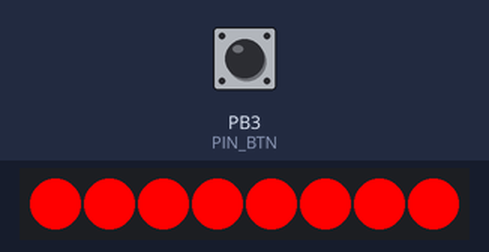
A sketch run on a simulated ATtiny85, built with avr-gcc and run on an emulated ATtiny85. Parts: 8 RGB LEDs in strip order, left to right. The test bench sets the inputs (shaded band); at power-on: PB3 (PIN_BTN) HIGH. Dim RGB values are drawn brighter than linear; EEPROM starts erased.

Above: at 2.8 s.
2.9 s: PB3 (PIN_BTN) pulled LOW for 3.2 s
At 6.44 s:
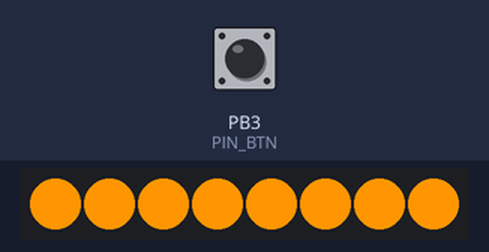
6.7 s: PB3 (PIN_BTN) pulled LOW for 3.2 s
At 8.88 s:
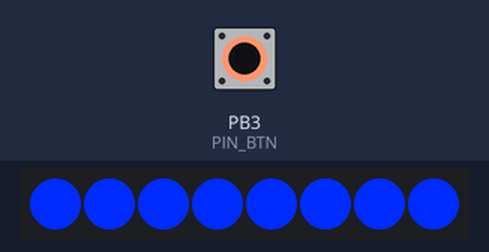
10.5 s: PB3 (PIN_BTN) pulled LOW for 0.15 s
At 12.1 s:
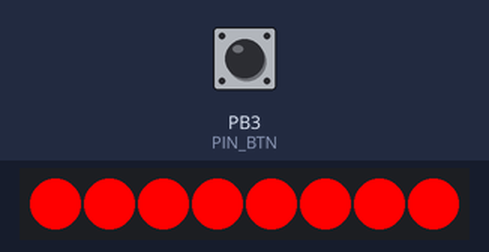
12.8 s: PB3 (PIN_BTN) pulsed LOW 5 times (0.12 s each, 0.3 s apart)
At 15.7 s:
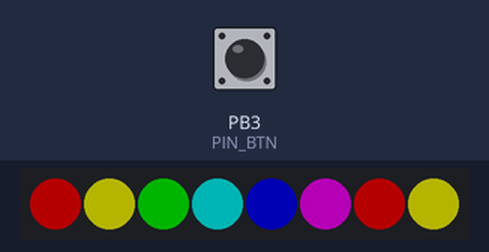
16.0 s: PB3 (PIN_BTN) pulled LOW for 3.2 s
At 19.28 s:
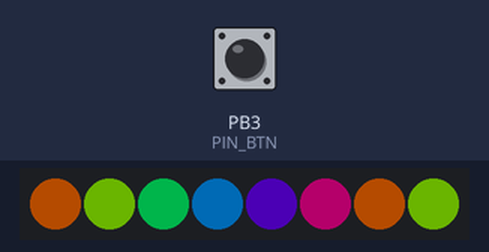
19.8 s: PB3 (PIN_BTN) pulsed LOW 5 times (0.12 s each, 0.3 s apart)
At 22.2 s:
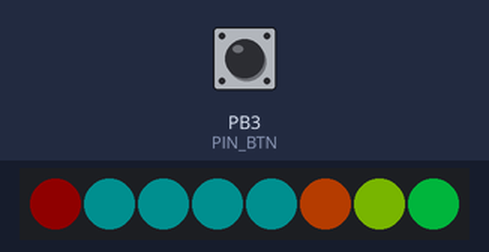
Timing chart, 0 to 23.7 s (numbered marks = the images above; inputs shaded):
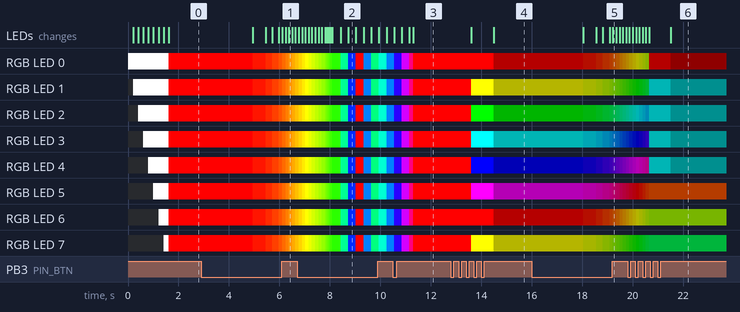

Measured:
- after the input at 2.9 s, RGB LED 0–7: RGB(255, 0, 0) → RGB(255, 21, 0) after 2.0 s, → RGB(255, 42, 0) 0.52 s later, → RGB(255, 64, 0) 0.26 s later, → RGB(255, 85, 0) 0.27 s later, … (9 changes in this stretch); the LEDs: first change after 2.0 s (image 1 shows a later state)
- after the input at 12.8 s, RGB LED 0: RGB(255, 0, 0) → RGB(63, 0, 0) after 1.7 s; RGB LED 1: RGB(255, 0, 0) → RGB(255, 255, 0) after 0.80 s, → RGB(63, 63, 0) 0.90 s later
- after the input at 19.8 s, the LEDs: first differ from a run without the input after 0.86 s (image 6 shows a later state)

The sketch:

LedBadge2.ino
```cpp
// (licence header left out)
#include <EEPROM.h>
#include "Button.h"
#include "Ytani_NeoPixel.h"
#include "ModeBase.h"
#include "ModeRainbow.h"
#include "ModeCross.h"
#include "ModeRing.h"

const unsigned long LOOP_DELAY = 0;  // ms
const unsigned long DEBOUNCE = 50;  // ms

const uint8_t PIN_BTN = 3;
const uint8_t PIN_LEDS = 4;
const uint8_t LEDS_N = 8;
const uint8_t BRIGHTNESS_MAX = 0xFF;
const uint8_t BRIGHTNESS_MIN = 0x08;
const uint8_t BRIGHTNESS_STEP = 0x04;
uint8_t CurBr = BRIGHTNESS_MAX / 4;

// devices
Ytani_NeoPixel *LEDs;
Button *Btn;

// EEPROM offset
const int eepMode = 0; // uint8_t (1 byte)
const int eepBr   = eepMode + 1; // uint8_t (1 byte)
const int eepModeBaseColorI = eepBr + 1; // unsigned long (4 bytes)
const int eepModeBaseCont = eepModeBaseColorI + 4; // (4 bytes)
const int eepModeRainbowColorI = eepModeBaseCont + 4; // (4 bytes)
const int eepModeRainbowCont = eepModeRainbowColorI + 4;
const int eepModeCrossColorI = eepModeRainbowCont + 4; // (4 bytes)
const int eepModeCrossCont = eepModeCrossColorI + 4;
const int eepModeRingColorI = eepModeCrossCont + 4; // (4 bytes)
const int eepModeRingCont = eepModeRingColorI + 4;

// Modes
ModeBase *modeBase;
ModeRainbow *modeRainbow;
ModeCross *modeCross;
ModeRing *modeRing;

ModeBase **Mode;
int ModeN;
uint8_t CurMode = 0;

/**
 * ATTiny85 の割り込みルーチン(固定)
 *
 *  PCINT0_vect: ピン変化割り込み要求0(固定)
 */
ISR(PCINT0_vect) {
  noInterrupts();
  btn_intr_hdr();
  interrupts();
}

/**
 *
 */
void btn_intr_hdr() {
  static unsigned long prev_ms = 0;
  unsigned long        cur_ms = millis();

  if ( cur_ms - prev_ms > DEBOUNCE ) {
    prev_ms = cur_ms;

    Btn->get();
  }
} // btn_intr_hdr()

/**
 *
 */
void btn_loop_hdr() {
  int n = Btn->get_click_count();

  if ( n == 2 ) {
    // change brightness
    CurBr /= BRIGHTNESS_STEP;
    if ( CurBr < BRIGHTNESS_MIN ) {
      CurBr = BRIGHTNESS_MAX;
    }
    EEPROM.put(eepBr, CurBr);
    return;
  }

  if ( n > 2 ) {
    // change mode
    CurMode = (CurMode + 1) % ModeN;
    EEPROM.put(eepMode, CurMode);
    return;
  }

  Mode[CurMode]->btn_loop_hdr();
} // btn_loop_hdr()

/**
 *
 */
void setup() {
  randomSeed(analogRead(0));

  LEDs = new Ytani_NeoPixel(LEDS_N, PIN_LEDS);
  Btn = new Button(PIN_BTN, "Button");

  modeBase = new ModeBase(LEDs, Btn, eepModeBaseColorI, eepModeBaseCont);
  modeRainbow = new ModeRainbow(LEDs, Btn,
                                eepModeRainbowColorI, eepModeRainbowCont);
#if 0
  modeCross = new ModeCross(LEDs, Btn,
                            eepModeCrossColorI, eepModeCrossCont);
#endif
  modeRing = new ModeRing(LEDs, Btn,
                          eepModeRingColorI, eepModeRingCont);

  // 不確定長な配列の初期化はこうするしかない?
  //  static ModeBase *p[] = {modeBase, modeRainbow, modeCross, modeRing};
  static ModeBase *p[] = {modeBase, modeRainbow, modeRing};
  Mode = p;
  ModeN = sizeof(p) / sizeof(p[0]);

  EEPROM.get(eepMode, CurMode);
  if ( CurMode >= ModeN ) {
    CurMode = 0;
    EEPROM.put(eepMode, CurMode);
  }

  EEPROM.get(eepBr, CurBr);
  if ( CurBr == 0 || CurBr > BRIGHTNESS_MAX ) {
    CurBr = BRIGHTNESS_MAX / 4;
    EEPROM.put(eepBr, CurBr);
  }
  LEDs->setBrightness(CurBr);

  // test LEDs
  LEDs->clear();
  for (int i=0; i < LEDS_N; i++) {
    LEDs->setColor(i, 0xffffff);
    LEDs->show();
    delay(200);
  }

  // 割込設定
  GIMSK |= (1 << PCIE);  // PCINT割り込み有効
  PCMSK = (1 << PCINT3); // Pin3の割り込み許可

  interrupts();
} // setup()

/**
 *
 */
void loop() {
  if ( Btn->get() ) {
    noInterrupts();
    btn_loop_hdr();
    interrupts();
  }

  Mode[CurMode]->loop();
  LEDs->show();

  delay(LOOP_DELAY);
} // loop()
```

Button.cpp
```cpp
// (licence header left out)
#include "Button.h"

/**
 *
 */
Button::Button(uint8_t pin, String name)
{
  this->_pin               = pin;
  this->_name              = name;

  this->_value             = Button::OFF;
  this->_prev_value        = Button::OFF;
  this->_press_start       = 0;
  this->_first_press_start = 0;
  this->_count             = 0;
  this->_click_count	   = 0;
  this->_long_pressed      = false;
  this->_repeated          = false;

  this->_is_enabled        = true;

  pinMode(this->_pin, INPUT_PULLUP);
} // Button::Button()

/**
 * return:
 *	true	changed
 *	false	to be ignored
 */
boolean Button::get()
{
  unsigned long cur_msec = millis();
  boolean 	ret = false;

  if ( ! this->_is_enabled ) {
    return false;
  }

  // is Enabled

  this->_prev_value = this->_value;
  this->_value = digitalRead(this->_pin);

  this->_click_count = 0;
  if ( this->_count > 0 ){
    if ( cur_msec - this->_first_press_start > CLICK_MSEC ) {
      // click count is detected
      this->_click_count = this->_count;
      this->_count = 0;
      ret = true;
    }
  }

  if ( this->_value == Button::OFF ) {
    // Released button then refresh some flags and do nothing any more
    this->_press_start = 0;
    this->_long_pressed = false;
    this->_repeated = false;

    if ( this->_prev_value == Button::ON) {
      // Released now !
      return true;
    }
    return ret;
  }

  // this->_value == Button::ON
  if ( this->_prev_value == Button::OFF ) {
    // Pushed now !
    this->_press_start = cur_msec;
    this->_count++;
    if ( this->_count == 1 ) {
      this->_first_press_start = cur_msec;
    }
    return true;
  }

  // check long pressed
  if ( ! this->_long_pressed ) {
    if ( cur_msec - this->_press_start > LONG_PRESS_MSEC ) {
      this->_long_pressed = true;
      this->_press_start = cur_msec;
      return true;
    } else {
      return ret;
    }
  }

  // long pressed .. check repeat
  if ( cur_msec - this->_press_start > REPEAT_MSEC ) {
    this->_repeated = true;
    this->_press_start = cur_msec;
    return true;
  }

  return ret;
} // Button::get()

void Button::enable()
{
  this->_is_enabled = true;
}
void Button::disable()
{
  this->_is_enabled = false;
}
boolean Button::is_enabled()
{
  return this->_is_enabled;
}

String Button::get_name()
{
  return this->_name;
}
boolean Button::get_value()
{
  return this->_value;
}
count_t Button::get_count()
{
  return this->_count;
}
count_t Button::get_click_count()
{
  return this->_click_count;
}
boolean Button::is_long_pressed()
{
  return this->_long_pressed;
}
boolean Button::is_repeated()
{
  return this->_repeated;
}

void Button::print() {
  print(false);
}
void Button::print(boolean interrupt)
{
  String str = interrupt ? "!" : " ";

  str += "Btn[" + this->_name + "] ";
  str += this->_value ? "OFF "  : "ON  ";
  str += String(this->_count) + " ";
  str += String(this->_click_count) + " ";
  str += this->_long_pressed ? "Long " : "---- ";
  str += this->_repeated ? "Repeat "  : "------ ";

  Serial.println(str);
}
```

Button.h
```cpp
/**
 * (c) 2021 Yoichi Tanibayashi
 *
 *  ==========================================================================
 *  example1
 *  --------------------------------------------------------------------------
 *  :
 *  #include "Button.h"
 *  :
 *  Button btn;
 *  :
 *  void btn_intr_hdr() {
 *    if ( btn.get() ) {
 *      app_btn_intr_hdr(&btn);
 *    }
 *  }
 *
 *  void setup() {
 *    btn.setup(pin, "button_name");
 *    :
 *    attachInterrupt(digitalPinToInterrupt(pin), btn_intr_hdr, CHANGE);
 *  }
 *
 *  void loop() {
 *    :
 *    if ( btn.get() ) {
 *      app_btn_loop_hdr(&btn);
 *    }
 *    :
 *  }
 *  ==========================================================================
 */
#ifndef _BUTTON_H_
#define _BUTTON_H_
#include <Arduino.h>

typedef uint8_t		button_event_t;
typedef uint8_t		count_t;

class Button {
 public:
  static const unsigned long    ON                      = LOW;
  static const unsigned long    OFF                     = HIGH;

  static const unsigned long	DEBOUNCE        	=   10;
  static const unsigned long	LONG_PRESS_MSEC 	= 1000;
  static const unsigned long	REPEAT_MSEC     	=  300;
  static const unsigned long	CLICK_MSEC		=  800;

  static const button_event_t	EVENT_NONE		= 0x00;
  static const button_event_t	EVENT_LONG_PRESSED 	= 0x01;
  static const button_event_t	EVENT_REPEAT		= 0x03;
  static const button_event_t	EVENT_INTRRUPT		= 0x10;
  static const button_event_t	EVENT_PESSED		= 0x30;
  static const button_event_t	EVENT_RELEASED		= 0x50;
  static const button_event_t	EVENT_CLICK		= 0x54;

  Button(uint8_t pin, String name);

  boolean	get();

  void		enable();
  void		disable();
  boolean	is_enabled();

  String  	get_name();
  boolean 	get_value();
  count_t    	get_count();
  count_t	get_click_count();
  boolean	is_long_pressed();
  boolean	is_repeated();

  void    	print();
  void    	print(boolean interrupt);

 private:
  String	_name;
  boolean	_is_enabled = false;
  uint8_t	_pin;
  boolean	_value;      // OFF/ON
  boolean	_prev_value; // OFF/ON
  unsigned long	_first_press_start; // msec
  unsigned long	_press_start;       // msec
  count_t	_count;
  count_t	_click_count;
  boolean	_long_pressed;
  boolean	_repeated;
};

#endif // _BUTTON_H_
```

ModeBase.h
```cpp
// (licence header left out)
#ifndef _MODE_BASE_H_
#define _MODE_BASE_H_

#include <EEPROM.h>
#include "Ytani_NeoPixel.h"
#include "Button.h"

extern const uint8_t LEDS_N;
extern const uint8_t BRIGHTNESS_MAX;
extern uint8_t CurBr;

typedef uint16_t mode_base_color_t;

class ModeBase {
public:
  static const unsigned long CONTINUOUS_MAX = 1024;

  /**
   * @param leds NeoPixel
   * @param btn Button
   */
  ModeBase(Ytani_NeoPixel *leds, Button *btn,
           int eep_color_i=0, int eep_continuous=0) {
    this->_leds = leds;
    this->_btn = btn;
    this->_eep_color_i = eep_color_i;
    this->_eep_continuous = eep_continuous;

    // 不確定長な配列の初期化はこうするしかない?
    static mode_base_color_t p[] = {0, 60, 120, 180, 240, 300};
    this->_hue_deg = p;
    this->_color_n = sizeof(p) / sizeof(p[0]);

    this->_color_i = 0;
    if ( this->_eep_color_i != 0 ) {
      EEPROM.get(this->_eep_color_i, this->_color_i);
      if ( this->_color_i >= this->_color_n ) {
        this->_color_i = 0;
      }
    }

    this->_continuous = 0;
    if ( this->_eep_continuous != 0 ) {
      EEPROM.get(this->_eep_continuous, this->_continuous);
      if ( this->_continuous >= this->CONTINUOUS_MAX ) {
        this->_continuous = 0;
      }
    }

    this->_continuous_hue_deg = 0;
  }

  /**
   *
   */
  virtual void display(mode_base_color_t hue_deg) {
    for (int i=0; i < LEDS_N; i++) {
      this->_leds->setColorHSVdeg(i, hue_deg, 255, CurBr);
    }
  }

  /**
   * this->_leds->show() は不要 (
   */
  virtual void loop() {
    static mode_base_color_t hue_deg;

    if ( this->_continuous > 0 ) {
      delay(this->_continuous);
      hue_deg = (hue_deg + 5) % 360;
    } else {
      hue_deg = this->_hue_deg[this->_color_i];
    }

    this->display(hue_deg);
  }

  virtual boolean btn_loop_hdr() {
    int click_n = this->_btn->get_click_count();

    if ( this->_btn->get_value() == Button::ON ) {
      if ( this->_btn->is_long_pressed() ) {
        if ( this->_continuous == 0 ) {
          this->_continuous = this->CONTINUOUS_MAX;
        } else {
          this->_continuous /= 2;
          if ( this->_continuous < 1 ) {
            this->_continuous = 1;
          }
        }
        EEPROM.put(this->_eep_continuous, this->_continuous);
      }
      return true;
    }

    // Button::OFF
    if ( click_n == 1 ) {
      if ( this->_continuous > 0 ) {
        this->_continuous = 0;
        EEPROM.put(this->_eep_continuous, this->_continuous);
      } else {
        this->_color_i = (this->_color_i + 1) % this->_color_n;
        EEPROM.put(this->_eep_color_i, this->_color_i);
      }
      return true;
    }

    return false;
  };

protected:
  Ytani_NeoPixel *_leds;
  Button *_btn;
  int _eep_color_i, _eep_continuous;

  mode_base_color_t *_hue_deg;
  uint32_t _color_n;
  uint32_t _color_i;

  uint32_t _continuous;
  mode_base_color_t *_continuous_hue_deg;
};

#endif // _MODE_BASE_H_
```

ModeCross.h
```cpp
// (licence header left out)
#ifndef _MODE_CROSS_H_
#define _MODE_CROSS_H_

#include "ModeBase.h"

class ModeCross: public ModeBase {
public:
  ModeCross(Ytani_NeoPixel *leds, Button *btn,
              int eep_color_i=0, int eep_continuous=0)
    : ModeBase(leds, btn, eep_color_i, eep_continuous) {
  } // constructor

  /**
   *
   */
  virtual void display(mode_base_color_t hue_deg) {
    this->_leds->setColorHSVdeg(0, hue_deg, 255, CurBr);
    hue_deg = (hue_deg + 120) % 360;
    this->_leds->setColorHSVdeg(1, hue_deg, 255, CurBr);
    this->_leds->setColorHSVdeg(3, hue_deg, 255, CurBr);
    hue_deg = (hue_deg + 120) % 360;
    this->_leds->setColorHSVdeg(2, hue_deg, 255, CurBr);
    this->_leds->setColorHSVdeg(4, hue_deg, 255, CurBr);
  } // display()
}; // class ModeCross
#endif // _MODE_CROSS_H_
```

ModeRainbow.h
```cpp
// (licence header left out)
#ifndef _MODE_RAINBOW_H_
#define _MODE_RAINBOW_H_

#include "ModeBase.h"

class ModeRainbow: public ModeBase {
public:
  ModeRainbow(Ytani_NeoPixel *leds, Button *btn,
              int eep_color_i=0, int eep_continuous=0)
    : ModeBase(leds, btn, eep_color_i, eep_continuous) {
  } // constructor

  /**
   *
   */
  virtual void display(mode_base_color_t hue_deg) {
    for (int i=0; i < LEDS_N; i++) {
      this->_leds->setColorHSVdeg(i, hue_deg, 255, CurBr);
      hue_deg = (hue_deg + 60) % 360;
    }
  } // display()
}; // class ModeRainbow
#endif // _MODE_RAINBOW_H_
```

ModeRing.h
```cpp
// (licence header left out)
#ifndef _MODE_RING_H_
#define _MODE_RING_H_

#include "ModeBase.h"

class ModeRing: public ModeBase {
public:
  ModeRing(Ytani_NeoPixel *leds, Button *btn,
              int eep_color_i=0, int eep_continuous=0)
    : ModeBase(leds, btn, eep_color_i, eep_continuous) {
  } // constructor

  /**
   *
   */
  virtual void display(mode_base_color_t hue_deg) {
    this->_leds->setColorHSVdeg(0, hue_deg, 255, CurBr);
    hue_deg = (hue_deg + 180) % 360;
    this->_leds->setColorHSVdeg(1, hue_deg, 255, CurBr);
    this->_leds->setColorHSVdeg(3, hue_deg, 255, CurBr);
    this->_leds->setColorHSVdeg(2, hue_deg, 255, CurBr);
    this->_leds->setColorHSVdeg(4, hue_deg, 255, CurBr);
  } // display()
}; // class ModeRing
#endif // _MODE_RING_H_
```

Ytani_NeoPixel.cpp
```cpp
// (licence header left out)
#include "Ytani_NeoPixel.h"

/**
 *
 * @param[in] n number of LEDs
 * @param[in] pin GPIO pin number
 */
Ytani_NeoPixel::Ytani_NeoPixel(uint8_t n, uint8_t pin) {
  this->pixels_n = n;
  this->pin = pin;
  this->_pixels = new Adafruit_NeoPixel(n, pin, NEO_GRB + NEO_KHZ800);
  this->_pixels->begin();
  this->setBrightness(BRIGHTNESS_MAX);
} // Ytani_NeoPixel::Ytani_NeoPixel()

/**
 * @fn
 *
 * @param[in] hue 0-65535(0xffff)
 * @param[in] sat 0-255
 * @param[in] val 0-255
 * @return uint32_t RGB Color
 */
uint32_t Ytani_NeoPixel::colorHSV(uint16_t hue, uint8_t sat, uint8_t val) {
    return this->_pixels->ColorHSV(hue, sat, val);
} // Ytani_NeoPixel::colorHSV()

/**
 * @fn
 *
 * @param[in] led_i  index of the LED
 * @param[in] hue  0-0xffff
 * @param[in] sat  0-0xff
 * @param[in] val  0-0xff
 */
void Ytani_NeoPixel::setColorHSV(int led_i, uint16_t hue, uint8_t sat, uint8_t val) {
  this->setColor(led_i, this->colorHSV(hue, sat, val));
} // Ytani_NeoPixel::setColorHSV()

/**
 * @fn
 *
 * @param[in] led_i  index of the LED
 * @param[in] hue  0-359 (in degree)
 * @param[in] sat  0-0xff
 * @param[in] val  0-0xff
 */
void Ytani_NeoPixel::setColorHSVdeg(int led_i, uint16_t hue_deg, uint8_t sat, uint8_t val) {
  hue_deg %= 360;
  this->setColorHSV(led_i, (uint16_t)(0x10000L * hue_deg / 360), sat, val);
} // Ytani_NeoPixel::setColorHSVdeg()
```

Ytani_NeoPixel.h
```cpp
// (licence header left out)
#ifndef _YTANI_NEOPIXEL_H_
#define _YTANI_NEOPIXEL_H_

#include <Adafruit_NeoPixel.h>

/**
 *
 */
class Ytani_NeoPixel {
public:
  static const uint8_t BRIGHTNESS_MAX = 255;

  uint8_t pixels_n = 0;
  uint8_t pin;

  Ytani_NeoPixel(uint8_t n, uint8_t pin);

  void clear() {
    this->_pixels->clear();
  }

  void show() {
    this->_pixels->show();
    interrupts();
  }

  void setBrightness(uint8_t br) {
    this->_pixels->setBrightness(br);
  }

  void setColor(int led_i, uint32_t col) {
    this->_pixels->setPixelColor(led_i, col);
  }
  void setColor(int led_i, uint8_t r, uint8_t g, uint8_t b) {
    this->_pixels->setPixelColor(led_i, r, g, b);
  }

  uint32_t getColor(int led_i) {
    return this->_pixels->getPixelColor(led_i);
  }

  uint32_t color(uint8_t r, uint8_t g, uint8_t b) {
    return this->_pixels->Color(r, g, b);
  }

  /**
   * @param hue 0-65535(0xffff)
   * @param sat 0-255
   * @param val 0-255
   */
  uint32_t colorHSV(uint16_t hue, uint8_t sat, uint8_t val);
  void setColorHSV(int led_i, uint16_t hue, uint8_t sat, uint8_t val);
  /**
   * @param hue_deg 0-359
   */
  void setColorHSVdeg(int led_i, uint16_t hue_deg, uint8_t sat, uint8_t val);

protected:
  Adafruit_NeoPixel *_pixels;
};
#endif // _YTANI_NEOPIXEL_H_
```
